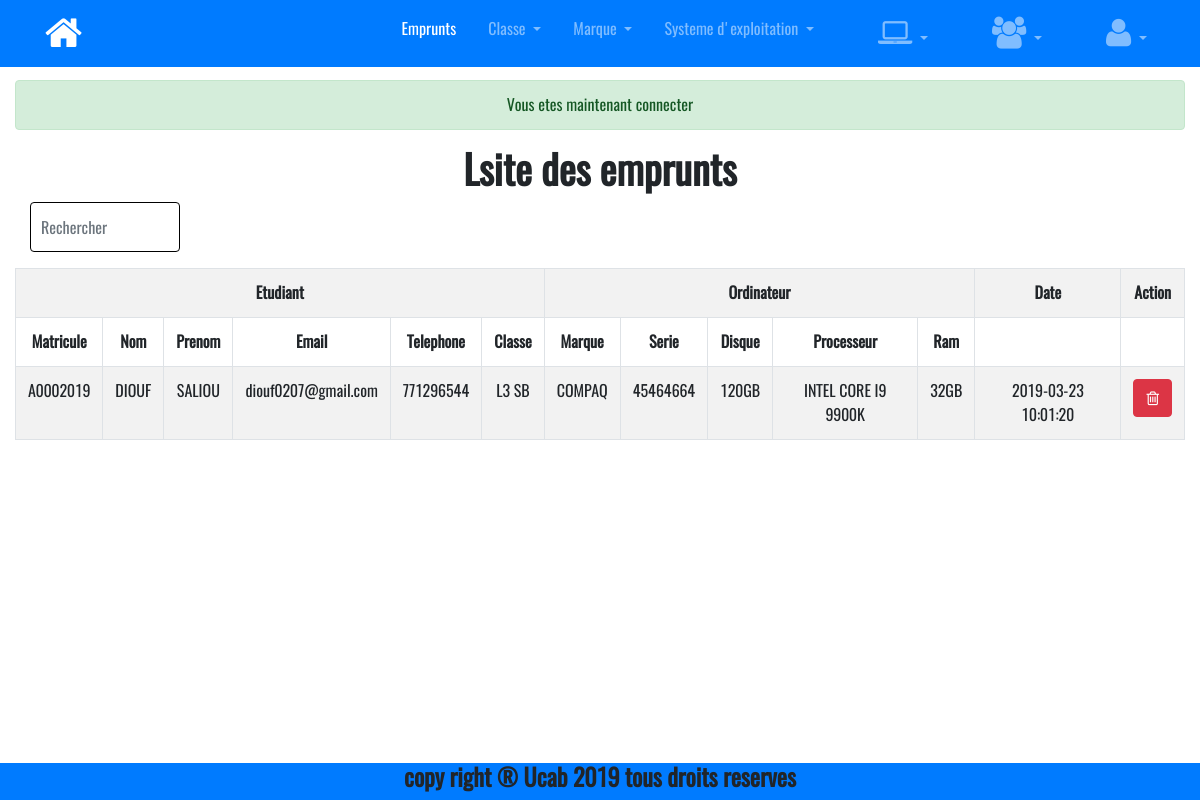
Page /index.php?p=emprunt (signed in) on the committed database.
### tables this page shows
CREATE TABLE `emprunt` (
  `id` int(11) NOT NULL,
  `etudiant_id` int(11) NOT NULL,
  `ordinateur_id` int(11) NOT NULL,
  `date_emprunt` datetime NOT NULL DEFAULT CURRENT_TIMESTAMP
);

CREATE TABLE `etudiant` (
  `id` int(11) NOT NULL,
  `matricule` varchar(20) NOT NULL,
  `nom` varchar(50) NOT NULL,
  `prenom` varchar(50) NOT NULL,
  `email` varchar(60) DEFAULT NULL,
  `telephone` varchar(15) DEFAULT NULL,
  `adresse` varchar(50) DEFAULT NULL,
  `classe_id` int(11) NOT NULL
);

CREATE TABLE `classe` (
  `id` int(11) NOT NULL,
  `nom` varchar(20) NOT NULL
);

CREATE TABLE `marque` (
  `id` int(11) NOT NULL,
  `nom` varchar(50) NOT NULL
);

CREATE TABLE `ordinateur` (
  `id` int(11) NOT NULL,
  `serie` varchar(20) NOT NULL,
  `disque` varchar(50) NOT NULL,
  `ram` varchar(50) NOT NULL,
  `processeur` varchar(50) NOT NULL,
  `marque_id` int(11) NOT NULL,
  `os_id` int(11) NOT NULL,
  `image` varchar(255) DEFAULT NULL
);

### pages/emprunt/fonction.php (called while the page is built, shortened)
<?php
function getAllEmprunt(){
	$req = "
	SELECT e.date_emprunt,e.id id_emprunt,o.serie,o.disque,o.processeur,o.ram,et.*,m.nom nom_marque,os.nom nom_os ,os.version,c.nom nom_classe
	FROM
	emprunt as e
	LEFT JOIN ordinateur as o on  o.id = e.ordinateur_id
	LEFT JOIN marque m on m.id = o.marque_id
	LEFT JOIN os on os.id = o.os_id
	LEFT JOIN etudiant as et on et.id = e.etudiant_id
	LEFT JOIN classe c on c.id = et.classe_id";
	$con = getDb();
	$res = mysqli_query($con,$req) or die(mysqli_error($con));
	return _extract($res);
}

### fonctions/fonction.php (called while the page is built, shortened)
<?php
function _extract($res){
	$t = [];
	while ($c = mysqli_fetch_assoc($res)){
		$t[]=$c;
	}
	return $t;
}

### helpers/Session.php (called while the page is built, shortened)
<?php
class Session
{
    public function get($key,$default = null){
      if($this->has($key)){
          return $_SESSION[$key];
      }
      return $default;
    }
    public function has($key){
        return isset($_SESSION[$key]);
    }
}

### helpers/init.php (called while the page is built, shortened)
<?php
require_once 'fonctions/fonction.php';
require_once 'Session.php';
require_once 'FlashService.php';
$session = new Session();

### helpers/FlashService.php (called while the page is built, shortened)
<?php
class FlashService
{
    private $session;
    private $messages=[];
    public function __construct(Session $session)
   {
       $this->session = $session;
   }
    public function get($key){
        if(isset($this->messages[$key])){
            return $this->messages[$key];
        }
        $flash = $this->session->get('flash',[]);
        if(array_key_exists($key,$flash)){
            $this->messages[$key] = $flash[$key];
            unset($flash[$key]);
            $this->session->set('flash',$flash);
            return $this->messages[$key];
        }
        return null;
    }
}

### pages/emprunt/index.php (the view)
<?php
 require 'fonction.php';
    $emprunts = getAllEmprunt();
?>
<h1 class="text-center">Lsite des emprunts</h1>
<div class="row">
    <div class="col-md-4">
        <div class="col-sm-4 mb-3">
            <input type="text" name="rec" id="rec" class="form-control" placeholder="Rechercher">
        </div>
    </div>
</div>
<table class="table table-striped table-bordered text-center">
    <tr>
        <th colspan="6">Etudiant</th>
        <th colspan="5">Ordinateur</th>
        <th>Date</th>
        <th>Action</th>
    </tr>
	<tr>
		<th>Matricule</th>
		<th>Nom</th>
		<th>Prenom</th>
		<th>Email</th>
		<th>Telephone</th>
		<th>Classe</th>
		<th>Marque</th>
		<th>Serie</th>
		<th>Disque</th>
		<th>Processeur</th>
		<th>Ram</th>
        <td></td>
        <td></td>
    </tr>
	<?php foreach ($emprunts as $emprunt): ?>
		<tr>
			<td><?=$emprunt['matricule']?></td>
			<td><?=$emprunt['nom']?></td>
			<td><?=$emprunt['prenom']?></td>
			<td><?=$emprunt['email']?></td>
			<td><?=$emprunt['telephone']?></td>
			<td><?=$emprunt['nom_classe']?></td>
			<td><?=$emprunt['nom_marque']?></td>
			<td><?=$emprunt['serie']?></td>
			<td><?=$emprunt['disque']?></td>
			<td><?=$emprunt['processeur']?></td>
			<td><?=$emprunt['ram']?></td>
			<td><?=$emprunt['date_emprunt']?></td>
			<td>
                <a href="?p=delete_emprunt&id=<?=$emprunt['id_emprunt']?>" class="btn btn-danger">
                    <span class="fa fa-trash-o"></span>
                </a>
			</td>
		</tr>
	<?php endforeach ?>
</table>

### index.php (shortened to what this page needs)
<?php
$page = isset($_GET['p']) ? $_GET['p'] : "index";
require_once 'helpers/init.php';
$flash = new FlashService($session);
genererUrl($page,'emprunt');
$active = explode('/',$page)[0];
$active = strtolower($active);
$contenue = ob_get_clean();
require 'pages/template.php';
function genererUrl($page,$table){
	if($page === $table){
	  require "pages/$table/index.php";
	}
	elseif($page === "edit_$table"){
		require "pages/$table/edit.php";
	}
	elseif($page === "add_$table"){
		require "pages/$table/new.php";
	}
	elseif($page === "delete_$table"){
		require "pages/$table/delete.php";
   }
}

### pages/template.php (shortened to what this page needs)
<!DOCTYPE html>
<html>
<head>
    <link rel="stylesheet" type="text/css" href="public/css/bootstrap.min.css">
    <link rel="stylesheet" type="text/css" href="public/css/app.css">
	<link rel="stylesheet" type="text/css" href="public/css/font-awesome/css/font-awesome.min.css">
</head>
<body>
  <nav class="navbar bg-primary fixed-top navbar-dark navbar-expand-sm" id="nav">
  	<div class="container">
  	   <a href="index.php" class="navbar-brand">
           <span class="fa fa-home fa-2x"></span>
       </a>
        <ul class="nav navbar-nav ml-auto">
        <?php global $session; $user = $session->get('user');if($user):?>
           <li class="nav-item pl-3 <?=$active == "emprunt" ? "active" : "";?>" title="emprunt">
               <a  href="?p=emprunt" class="nav-link">Emprunts</a>
           </li>
            <li class="nav-item dropdown pl-3 <?=$active == "classe" ? "active" : "";?>" title="Classes">
                <a  href="#" class="dropdown-toggle nav-link" data-toggle="dropdown">
                    <span>Classe</span>
                </a>
            </li>
            <li class="nav-item dropdown pl-3 <?=$active == "marque" ? "active" : "";?>" title="Marque">
                <a  href="#" class="dropdown-toggle nav-link" data-toggle="dropdown">
                    <span>Marque</span>
                </a>
            </li>
            <li class="nav-item dropdown pl-3 <?=$active == "os" ? "active" : "";?>" title="SE">
                <a  href="#" class="dropdown-toggle nav-link" data-toggle="dropdown">
                    <span>Systeme d'exploitation</span>
                </a>
            </li>
            <li class="nav-item dropdown pl-5 <?=$active == "ordinateur" ? "active" : "";?>" title="Ordinateur">
                <a  href="#" class="dropdown-toggle nav-link" data-toggle="dropdown">
                    <span class=" fa fa-2x fa-laptop"></span>
                </a>
            </li>
           <li class="nav-item dropdown pl-5 <?=$active == "etudiant" ? "active" : "";?>" title="Etudiants">
               <a  href="#" class="dropdown-toggle nav-link" data-toggle="dropdown">
                   <span class=" fa fa-2x fa-group"></span>
               </a>
           </li>
           <?php endif;?>
               <li class="nav-item dropdown pl-5 <?=$active == "login" ? "active" : "";?>">
                   <a  href="#" class="dropdown-toggle nav-link" data-toggle="dropdown">
                       <span class=" fa fa-2x fa-user"></span>
                   </a>
               </li>
	  </ul>
  	</div>
</nav>
   <div class="container<?=$active == 'emprunt' ? "-fluid" : ""?>" style="padding-top: 5rem;padding-bottom: 5rem">
       <?php if ($flash->get('success')): ?>
          <div class="alert alert-success text-center"><?=$flash->get('success')?></div>
       <?php endif;?>
   	<?php echo $contenue  ?>
   </div>
  <div class="bg-primary footer">
      <div class="container">
          <div class="col-md-12 text-center"><h4>copy right &reg; Ucab 2019 tous droits reserves</h4></div>
      </div>
  </div>
</body>
</html>

### public/css/app.css (style rules this page uses)
body,h1,h2,h3,h4,h5,.btn,.footer { font-family: AppBody, serif; font-weight: revert; }
input[type='text'].form-control { padding-left: 10px; }
* { box-sizing: border-box; }
.navbar { font-family: AppHeader, sans-serif; }
input[type="text"],input[type="password"],input[type="email"] { padding: 24px 0; }

### pages/template.php (style rules this page uses)
#rec { transition: width 2s; width: 150px; border-color: #000; }

### rows in the picture
emprunt: etudiant.matricule "A0002019", etudiant.nom "DIOUF", etudiant.prenom "SALIOU", etudiant.email "diouf0207@gmail.com", etudiant.telephone "771296544", classe.nom "L3 SB", marque.nom "COMPAQ", ordinateur.serie "45464664", ordinateur.disque "120GB", ordinateur.processeur "INTEL CORE I9 9900K", ordinateur.ram "32GB", date_emprunt "2019-03-23 10:01:20"

### other values in the picture
$flash->get('success') "Vous etes maintenant connecter"
